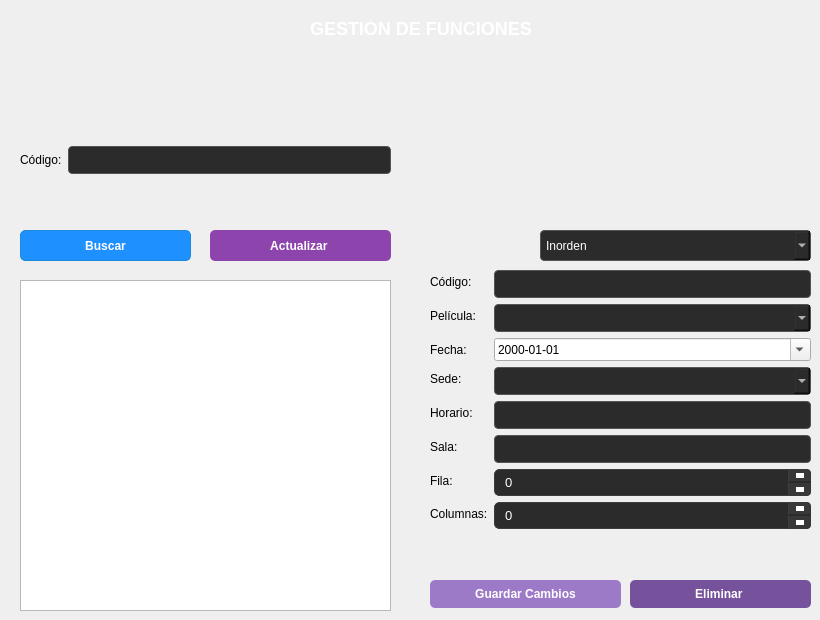
        <widget class="QWidget" name="tab_14">
         <attribute name="title">
          <string>Gestión Funciones</string>
         </attribute>
         <widget class="QLabel" name="label_56">
          <property name="geometry">
           <rect>
            <x>310</x>
            <y>20</y>
            <width>261</width>
            <height>16</height>
           </rect>
          </property>
          <property name="styleSheet">
           <string notr="true">QLabel {
    color: #ffffff; /* Blanco puro para destacar más */
    font-size: 18px; /* Tamaño de letra más grande */
    font-weight: bold; /* Negrita */
}</string>
          </property>
          <property name="text">
           <string>GESTIÓN DE FUNCIONES</string>
          </property>
         </widget>
         <widget class="QTableWidget" name="tblFunciones">
          <property name="geometry">
           <rect>
            <x>20</x>
            <y>280</y>
            <width>371</width>
            <height>331</height>
           </rect>
          </property>
          <attribute name="horizontalHeaderStretchLastSection">
           <bool>true</bool>
          </attribute>
         </widget>
         <widget class="QWidget" name="horizontalLayoutWidget">
          <property name="geometry">
           <rect>
            <x>20</x>
            <y>120</y>
            <width>371</width>
            <height>80</height>
           </rect>
          </property>
          <layout class="QHBoxLayout" name="horizontalLayout">
           <item>
            <widget class="QLabel" name="label_57">
             <property name="text">
              <string>Código:</string>
             </property>
            </widget>
           </item>
           <item>
            <widget class="QLineEdit" name="txtBuscarCodFuncion">
             <property name="styleSheet">
              <string notr="true">QLineEdit {
    background-color: #2b2b2b;
    color: white;
    border: 1px solid #555555;
    border-radius: 4px;
    padding: 5px;
}

/* Efecto cuando haces clic para escribir adentro */
QLineEdit:focus {
    border: 1px solid #0984e3; /* El borde se pone azul para indicar que está activo */
    background-color: #333333; /* El fondo se aclara un poco */
}</string>
             </property>
            </widget>
           </item>
          </layout>
         </widget>
         <widget class="QWidget" name="formLayoutWidget">
          <property name="geometry">
           <rect>
            <x>430</x>
            <y>270</y>
            <width>381</width>
            <height>279</height>
           </rect>
          </property>
          <layout class="QFormLayout" name="formLayout">
           <item row="0" column="0">
            <widget class="QLabel" name="label_58">
             <property name="text">
              <string>Código:</string>
             </property>
            </widget>
           </item>
           <item row="0" column="1">
            <widget class="QLineEdit" name="txtEditCodFuncion">
             <property name="styleSheet">
              <string notr="true">QLineEdit {
    background-color: #2b2b2b;
    color: white;
    border: 1px solid #555555;
    border-radius: 4px;
    padding: 5px;
}

/* Efecto cuando haces clic para escribir adentro */
QLineEdit:focus {
    border: 1px solid #0984e3; /* El borde se pone azul para indicar que está activo */
    background-color: #333333; /* El fondo se aclara un poco */
}</string>
             </property>
             <property name="readOnly">
              <bool>true</bool>
             </property>
            </widget>
           </item>
           <item row="1" column="0">
            <widget class="QLabel" name="label_59">
             <property name="text">
              <string>Película:</string>
             </property>
            </widget>
           </item>
           <item row="4" column="0">
            <widget class="QLabel" name="label_60">
             <property name="text">
              <string>Horario:</string>
             </property>
            </widget>
           </item>
           <item row="4" column="1">
            <widget class="QLineEdit" name="txtEditHorario">
             <property name="styleSheet">
              <string notr="true">QLineEdit {
    background-color: #2b2b2b;
    color: white;
    border: 1px solid #555555;
    border-radius: 4px;
    padding: 5px;
}

/* Efecto cuando haces clic para escribir adentro */
QLineEdit:focus {
    border: 1px solid #0984e3; /* El borde se pone azul para indicar que está activo */
    background-color: #333333; /* El fondo se aclara un poco */
}</string>
             </property>
            </widget>
           </item>
           <item row="5" column="0">
            <widget class="QLabel" name="label_61">
             <property name="text">
              <string>Sala:</string>
             </property>
            </widget>
           </item>
           <item row="5" column="1">
            <widget class="QLineEdit" name="txtEditSala">
             <property name="styleSheet">
              <string notr="true">QLineEdit {
    background-color: #2b2b2b;
    color: white;
    border: 1px solid #555555;
    border-radius: 4px;
    padding: 5px;
}

/* Efecto cuando haces clic para escribir adentro */
QLineEdit:focus {
    border: 1px solid #0984e3; /* El borde se pone azul para indicar que está activo */
    background-color: #333333; /* El fondo se aclara un poco */
}</string>
             </property>
            </widget>
           </item>
           <item row="6" column="0">
            <widget class="QLabel" name="label_62">
             <property name="text">
              <string>Fila:</string>
             </property>
            </widget>
           </item>
           <item row="6" column="1">
            <widget class="QSpinBox" name="spinEditFilas">
             <property name="styleSheet">
              <string notr="true">/* Campo principal */
QSpinBox {
    background-color: #2b2b2b;
    border: 1px solid #3d3d3d;
    border-radius: 5px;
    color: #ffffff;
    padding: 4px 8px;
    font-size: 13px;
}

QSpinBox:focus {
    border: 1px solid #1E90FF;
}

/* Contenedor del botón superior */
QSpinBox::up-button {
    subcontrol-origin: border;
    subcontrol-position: top right;
    width: 22px;
    background-color: #383838;
    border-top-right-radius: 4px;
    border-left: 1px solid #3d3d3d;
    border-bottom: 1px solid #2b2b2b;
}

QSpinBox::up-button:hover {
    background-color: #1E90FF;
}

QSpinBox::up-button:pressed {
    background-color: #1674cc;
}

/* Triángulo Arriba mediante bordes puros */
QSpinBox::up-arrow {
    width: 0px;
    height: 0px;
    border-left: 4px solid transparent;
    border-right: 4px solid transparent;
    border-bottom: 5px solid #ffffff;
}

/* Contenedor del botón inferior */
QSpinBox::down-button {
    subcontrol-origin: border;
    subcontrol-position: bottom right;
    width: 22px;
    background-color: #383838;
    border-bottom-right-radius: 4px;
    border-left: 1px solid #3d3d3d;
}

QSpinBox::down-button:hover {
    background-color: #1E90FF;
}

QSpinBox::down-button:pressed {
    background-color: #1674cc;
}

/* Triángulo Abajo mediante bordes puros */
QSpinBox::down-arrow {
    width: 0px;
    height: 0px;
    border-left: 4px solid transparent;
    border-right: 4px solid transparent;
    border-top: 5px solid #ffffff;
}</string>
             </property>
            </widget>
           </item>
           <item row="7" column="0">
            <widget class="QLabel" name="label_63">
             <property name="text">
              <string>Columnas:</string>
             </property>
            </widget>
           </item>
           <item row="7" column="1">
            <widget class="QSpinBox" name="spinEditColumnas">
             <property name="styleSheet">
              <string notr="true">/* Campo principal */
QSpinBox {
    background-color: #2b2b2b;
    border: 1px solid #3d3d3d;
    border-radius: 5px;
    color: #ffffff;
    padding: 4px 8px;
    font-size: 13px;
}

QSpinBox:focus {
    border: 1px solid #1E90FF;
}

/* Contenedor del botón superior */
QSpinBox::up-button {
    subcontrol-origin: border;
    subcontrol-position: top right;
    width: 22px;
    background-color: #383838;
    border-top-right-radius: 4px;
    border-left: 1px solid #3d3d3d;
    border-bottom: 1px solid #2b2b2b;
}

QSpinBox::up-button:hover {
    background-color: #1E90FF;
}

QSpinBox::up-button:pressed {
    background-color: #1674cc;
}

/* Triángulo Arriba mediante bordes puros */
QSpinBox::up-arrow {
    width: 0px;
    height: 0px;
    border-left: 4px solid transparent;
    border-right: 4px solid transparent;
    border-bottom: 5px solid #ffffff;
}

/* Contenedor del botón inferior */
QSpinBox::down-button {
    subcontrol-origin: border;
    subcontrol-position: bottom right;
    width: 22px;
    background-color: #383838;
    border-bottom-right-radius: 4px;
    border-left: 1px solid #3d3d3d;
}

QSpinBox::down-button:hover {
    background-color: #1E90FF;
}

QSpinBox::down-button:pressed {
    background-color: #1674cc;
}

/* Triángulo Abajo mediante bordes puros */
QSpinBox::down-arrow {
    width: 0px;
    height: 0px;
    border-left: 4px solid transparent;
    border-right: 4px solid transparent;
    border-top: 5px solid #ffffff;
}</string>
             </property>
            </widget>
           </item>
           <item row="1" column="1">
            <widget class="QComboBox" name="cmbEditPelicula">
             <property name="styleSheet">
              <string notr="true">QComboBox {
    background-color: #2b2b2b; /* Fondo gris oscuro */
    color: white;              /* Texto blanco */
    border: 1px solid #555555; /* Borde gris sutil */
    border-radius: 4px;        /* Bordes ligeramente redondeados */
    padding: 5px;              /* Espacio interno para que el texto respire */
}

QComboBox:hover {
    border: 1px solid #888888; /* El borde se ilumina un poco al pasar el ratón */
}

/* Estilo de la lista que se abre hacia abajo */
QComboBox QAbstractItemView {
    background-color: #2b2b2b; 
    color: white;              
    selection-background-color: #0984e3; /* Fondo azul (mismo del botón) al seleccionar */
    selection-color: white;
}</string>
             </property>
            </widget>
           </item>
           <item row="2" column="0">
            <widget class="QLabel" name="lblEditFechaFuncion">
             <property name="text">
              <string>Fecha: </string>
             </property>
            </widget>
           </item>
           <item row="2" column="1">
            <widget class="QDateEdit" name="dateEditFechaFuncion">
             <property name="displayFormat">
              <string>yyyy-MM-dd</string>
             </property>
             <property name="calendarPopup">
              <bool>true</bool>
             </property>
            </widget>
           </item>
           <item row="3" column="0">
            <widget class="QLabel" name="lblEditSedeFuncion">
             <property name="text">
              <string>Sede:</string>
             </property>
            </widget>
           </item>
           <item row="3" column="1">
            <widget class="QComboBox" name="cmbEditSedeFuncion">
             <property name="styleSheet">
              <string notr="true">QComboBox {
    background-color: #2b2b2b; /* Fondo gris oscuro */
    color: white;              /* Texto blanco */
    border: 1px solid #555555; /* Borde gris sutil */
    border-radius: 4px;        /* Bordes ligeramente redondeados */
    padding: 5px;              /* Espacio interno para que el texto respire */
}

QComboBox:hover {
    border: 1px solid #888888; /* El borde se ilumina un poco al pasar el ratón */
}

/* Estilo de la lista que se abre hacia abajo */
QComboBox QAbstractItemView {
    background-color: #2b2b2b; 
    color: white;              
    selection-background-color: #0984e3; /* Fondo azul (mismo del botón) al seleccionar */
    selection-color: white;
}</string>
             </property>
            </widget>
           </item>
          </layout>
         </widget>
         <widget class="QPushButton" name="btnBuscarFuncion">
          <property name="geometry">
           <rect>
            <x>20</x>
            <y>230</y>
            <width>171</width>
            <height>31</height>
           </rect>
          </property>
          <property name="styleSheet">
           <string notr="true">QPushButton {
    background-color: #1E90FF; /* Azul Eléctrico Vibrante */
    color: #ffffff; /* Texto en blanco para buen contraste */
    border: 1px solid #1c8adb; /* Un borde un poco más oscuro */
    border-radius: 5px; /* Bordes redondeados */
    padding: 6px 12px;
    font-weight: bold; /* Texto en negrita */
}

/* Efecto cuando pasas el ratón por encima */
QPushButton:hover {
    background-color: #1a82e6; /* Un tono un poco más oscuro */
}

/* Efecto cuando presionas */
QPushButton:pressed {
    background-color: #1674cc; /* Más oscuro al presionar */
}</string>
          </property>
          <property name="text">
           <string>Buscar</string>
          </property>
         </widget>
         <widget class="QPushButton" name="btnActualizarFunciones">
          <property name="geometry">
           <rect>
            <x>210</x>
            <y>230</y>
            <width>181</width>
            <height>31</height>
           </rect>
          </property>
          <property name="styleSheet">
           <string notr="true">QPushButton {
    background-color: #8e44ad;
    color: white;
    border-radius: 5px;
    padding: 6px;
    font-weight: bold;
}
QPushButton:hover {
    background-color: #9b59b6; /* Un tono un poco más claro al pasar el ratón */
}</string>
          </property>
          <property name="text">
           <string>Actualizar </string>
          </property>
         </widget>
         <widget class="QLabel" name="label_64">
          <property name="geometry">
           <rect>
            <x>530</x>
            <y>0</y>
            <width>211</width>
            <height>181</height>
           </rect>
          </property>
          <property name="text">
           <string/>
          </property>
          <property name="pixmap">
           <pixmap resource="images.qrc">:/imgEdit.png</pixmap>
          </property>
          <property name="scaledContents">
           <bool>true</bool>
          </property>
         </widget>
         <widget class="QPushButton" name="btnGuardarEdicionFuncion">
          <property name="geometry">
           <rect>
            <x>430</x>
            <y>580</y>
            <width>191</width>
            <height>28</height>
           </rect>
          </property>
          <property name="styleSheet">
           <string notr="true">QPushButton {
    background-color: #9D7AC7;
    color: white;
    border-radius: 5px;
    padding: 6px;
    font-weight: bold;
}
QPushButton:hover {
    background-color: #218838;
}</string>
          </property>
          <property name="text">
           <string>Guardar Cambios</string>
          </property>
         </widget>
         <widget class="QPushButton" name="btnEliminarFun">
          <property name="geometry">
           <rect>
            <x>630</x>
            <y>580</y>
            <width>181</width>
            <height>28</height>
           </rect>
          </property>
          <property name="styleSheet">
           <string notr="true">QPushButton {
    background-color: #76529D;
    color: white;
    border-radius: 5px;
    padding: 6px;
    font-weight: bold;
}
QPushButton:hover {
    background-color: #e74c3c; 
}</string>
          </property>
          <property name="text">
           <string>Eliminar </string>
          </property>
         </widget>
         <widget class="QComboBox" name="cbOrdenFunciones">
          <property name="geometry">
           <rect>
            <x>540</x>
            <y>230</y>
            <width>271</width>
            <height>31</height>
           </rect>
          </property>
          <property name="styleSheet">
           <string notr="true">QComboBox {
    background-color: #2b2b2b; /* Fondo gris oscuro */
    color: white;              /* Texto blanco */
    border: 1px solid #555555; /* Borde gris sutil */
    border-radius: 4px;        /* Bordes ligeramente redondeados */
    padding: 5px;              /* Espacio interno para que el texto respire */
}

QComboBox:hover {
    border: 1px solid #888888; /* El borde se ilumina un poco al pasar el ratón */
}

/* Estilo de la lista que se abre hacia abajo */
QComboBox QAbstractItemView {
    background-color: #2b2b2b; 
    color: white;              
    selection-background-color: #0984e3; /* Fondo azul (mismo del botón) al seleccionar */
    selection-color: white;
}</string>
          </property>
          <item>
           <property name="text">
            <string>Inorden</string>
           </property>
          </item>
          <item>
           <property name="text">
            <string>Postorden</string>
           </property>
          </item>
          <item>
           <property name="text">
            <string>Preorden</string>
           </property>
          </item>
         </widget>
         <widget class="QLabel" name="label_74">
          <property name="geometry">
           <rect>
            <x>430</x>
            <y>240</y>
            <width>101</width>
            <height>16</height>
           </rect>
          </property>
          <property name="styleSheet">
           <string notr="true">QLabel {
    color: #f0f0f0; /* Un blanco/gris muy claro para no cansar la vista */
    font-family: &quot;Segoe UI&quot;, Helvetica, Arial, sans-serif; /* Tipografía moderna y limpia */
    font-size: 13px; /* Tamaño estándar legible */
    background-color: transparent; /* Transparente para que se vea tu fondo oscuro */
    border: none;
}</string>
          </property>
          <property name="text">
           <string>Orden Funciones:</string>
          </property>
         </widget>
        </widget>
